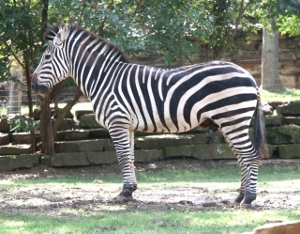
%> input picture HW3/figure/zebra_small.jpg, 300 x 234 px
$ octave h3p4.m   (GNU Octave 9; MATLAB toolbox functions it lacks are replaced by stand-ins)
%> lines starting %> are read from the running program, lines starting %| are printed output that depends on the picture
### HW3/GaussianDeriFilter.m
function [vertResult,horiResult] = GaussianDeriFilter(target,sigma)
% this function is used to generate a gaussian derivative filter
%  then conduct the convolution

gauss = fspecial('gaussian',[3 * sigma 3 * sigma],sigma);
gaussFilter = gauss(ceil(3 * sigma/2),:);

conv = conv2(target,gaussFilter,'same');

vertResult = conv2(conv,[-1 1]','same');
horiResult = conv2(conv,[-1 1],'same');
end

### HW3/GaussianDiff.m
function [result] = GaussianDiff(target,sigma1,sigma2)
% this function is used to generate a gaussian derivative filter
%  then conduct the convolution

gauss1 = fspecial('gaussian',[3 * sigma1 3 * sigma1],sigma1);
gauss2 = fspecial('gaussian',[3 * sigma2 3 * sigma2],sigma2);

result = conv2(target,gauss1,'same') - conv2(target,gauss2,'same');
end

### HW3/h3p4.m
clc;
close;
clear;

image = im2double(rgb2gray(imread('figure/zebra_small.jpg')));
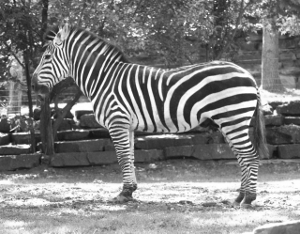
%> image: size 234x300 double; min 0.0667, max 1, mean 0.5

%% compute 8 filtering result
[m,n] = size(image);
%> m = 234; n = 300
sigma = [1,2,4];
response = zeros(m,n,8);
for k = 1 : 3
     [response(:,:,2*k-1),response(:,:,2*k)] = GaussianDeriFilter(image,sigma(k));
end
%> this loop made 3 passes
%> pass 1, in GaussianDeriFilter, `conv = conv2(target,gaussFilter,'same');`:
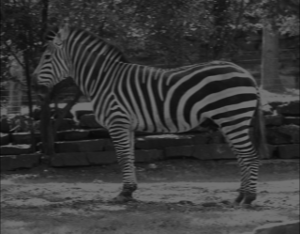
%> conv: size 234x300 double; min 0.0346, max 0.452, mean 0.226
%> pass 1, in GaussianDeriFilter, `vertResult = conv2(conv,[-1 1]','same');`:
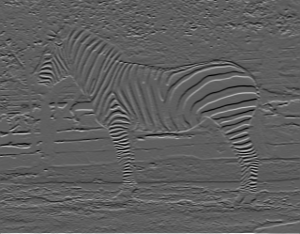
%> vertResult: size 234x300 double; min -0.267, max 0.45, mean 0.000846; drawn with min black and max white
%> pass 1, in GaussianDeriFilter, `horiResult = conv2(conv,[-1 1],'same');`:
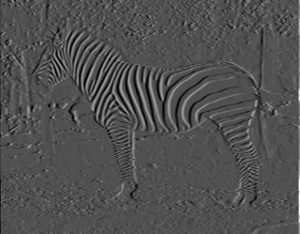
%> horiResult: size 234x300 double; min -0.152, max 0.327, mean 0.000503; drawn with min black and max white
response(:,:,7) = GaussianDiff(image,2,1);
%> in GaussianDiff, `result = conv2(target,gauss1,'same') - conv2(target,gauss2,'same');`:
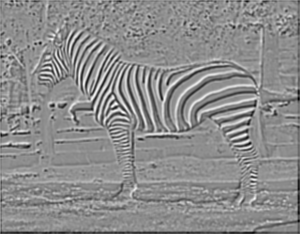
%> result: size 234x300 double; min -0.351, max 0.281, mean -0.00253; drawn with min black and max white
response(:,:,8) = GaussianDiff(image,4,2);
%> call 2 of GaussianDiff, with sigma1 = 4, sigma2 = 2
%> in GaussianDiff (call 2), `result = conv2(target,gauss1,'same') - conv2(target,gauss2,'same');`:
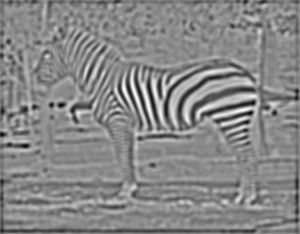
%> result: size 234x300 double; min -0.321, max 0.273, mean -0.00486; drawn with min black and max white

%% k-means
imageData = reshape(response,[m*n 8]);
[index,center] = kmeans(imageData,20);
imagePixelIndex = reshape(index,[m n]);
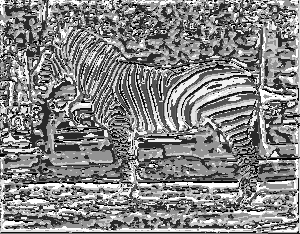
%> imagePixelIndex: size 234x300 double; min 1, max 20, mean 10.92; drawn with min black and max white
figure;
imagesc(imagePixelIndex);
colormap jet;
colorbar;

$ run again, with HW3/figure/segtest1.jpg copied over HW3/figure/zebra_small.jpg
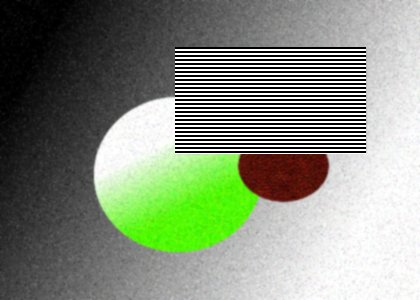
%> input picture HW3/figure/segtest1.jpg, 420 x 300 px
%> in GaussianDiff (call 2), `result = conv2(target,gauss1,'same') - conv2(target,gauss2,'same');`:
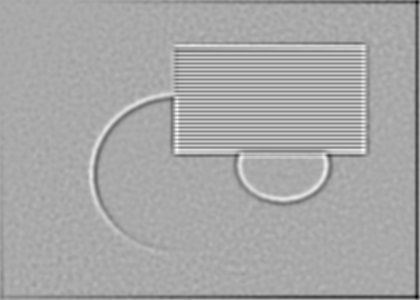
%> result: size 300x420 double; min -0.323, max 0.163, mean -0.00368; drawn with min black and max white
%> `imagePixelIndex = reshape(index,[m n]);`:
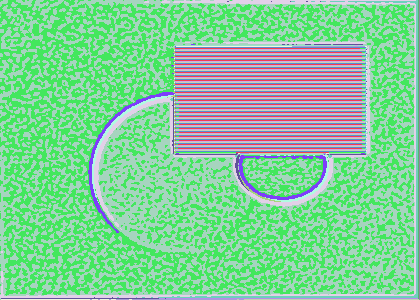
%> imagePixelIndex: size 300x420 double; 20 distinct labels, from 1 to 20; one colour per label, 0 black
